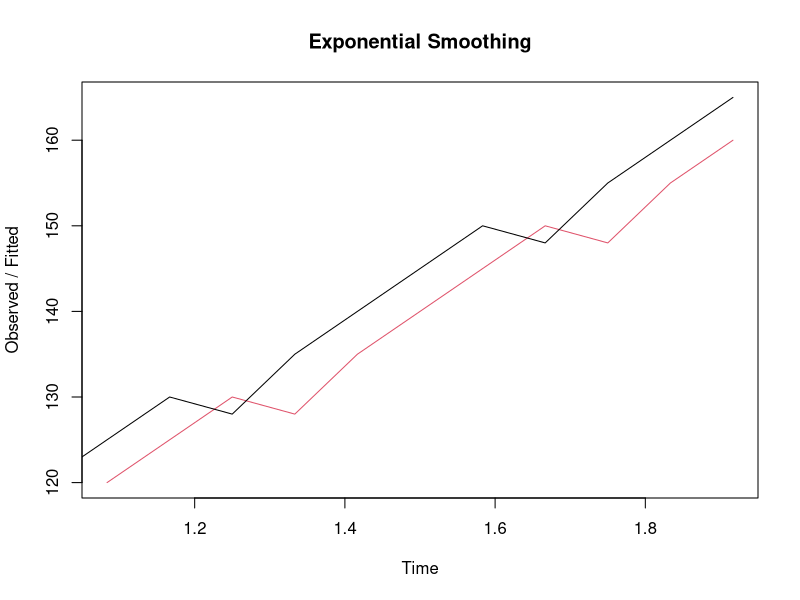
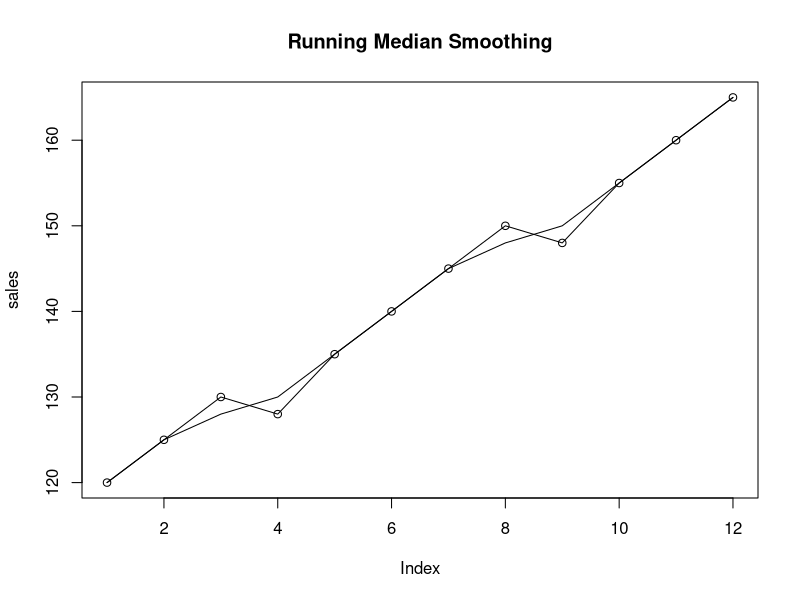

These charts were generated, in order, by the following R code:
# Program 6: Smoothing

sales <- c(120,125,130,128,135,140,
           145,150,148,155,160,165)

sales.ts <- ts(sales, frequency=12)

# Simple Exponential Smoothing
fit <- HoltWinters(sales.ts,
                   beta=FALSE,
                   gamma=FALSE)

plot(fit,
     main="Exponential Smoothing")

# 3-Year Moving Average
moving_avg <- filter(sales.ts,
                     rep(1/3,3),
                     sides=2)

# Running Median
median_smooth <- runmed(sales, k=3)

plot(sales,
     type="o",
     main="Running Median Smoothing")

lines(median_smooth)
